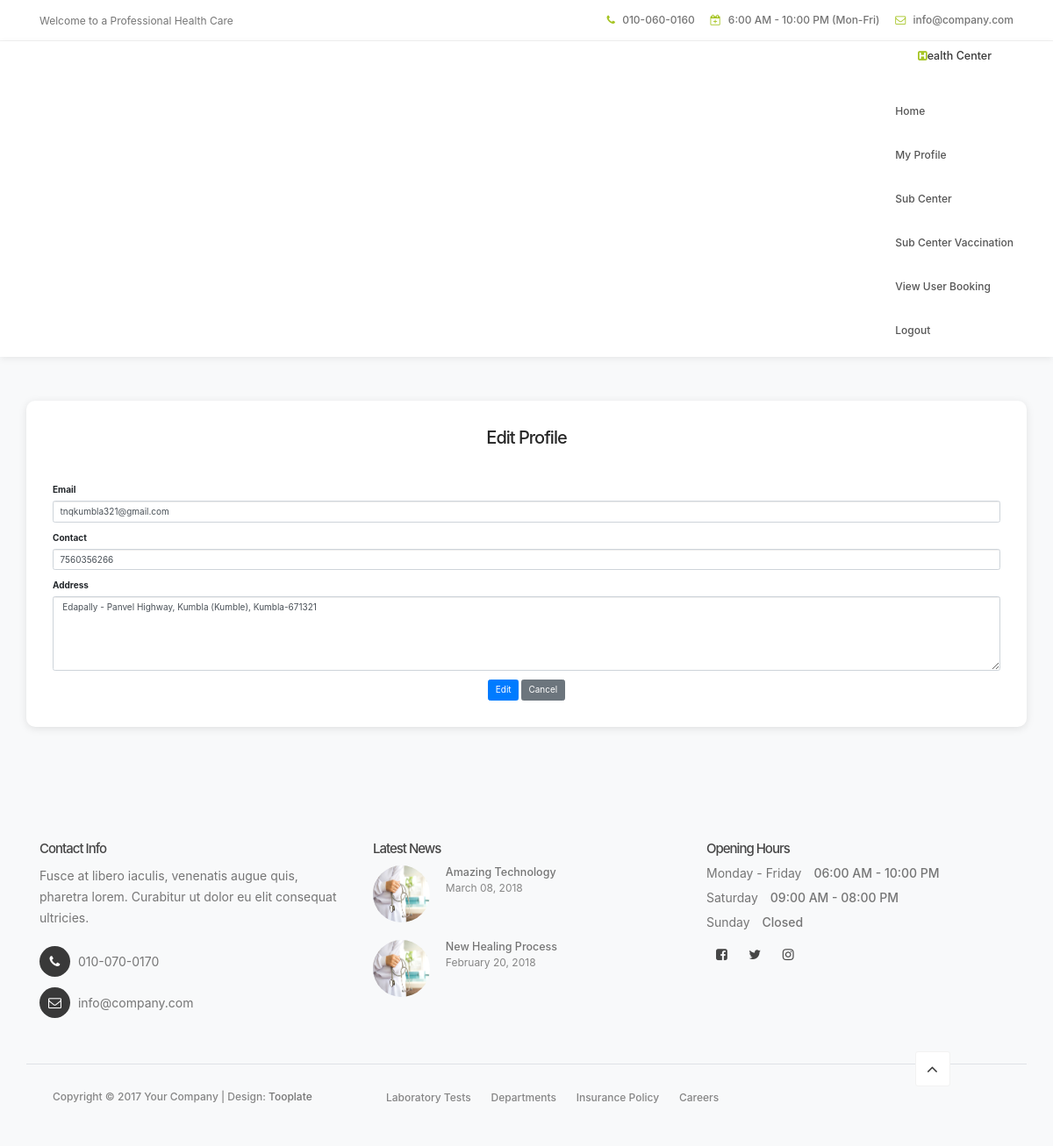
The app's page /project/PHC/Editprofile.php (signed in) with its own data.
### tables this page shows
CREATE TABLE `tbl_phc` (
  `phc_id` int(11) NOT NULL,
  `phc_email` varchar(50) NOT NULL,
  `phc_contact` varchar(50) NOT NULL,
  `phc_password` varchar(50) NOT NULL,
  `phc_address` varchar(100) NOT NULL,
  `phc_photo` varchar(11) NOT NULL,
  `panchayat_id` int(11) NOT NULL
);

### project/PHC/Editprofile.php (the view, shortened to what this page needs)
<?php
include('../Asset/connection/connection.php');
include('Head.php');
$selqry = "SELECT * FROM tbl_phc WHERE phc_id='" . $_SESSION["pid"] . "'";
$result = $con->query($selqry);
$row = $result->fetch_assoc();
?>
<!DOCTYPE html>
<html lang="en">
<head>
    <link rel="stylesheet" href="https://stackpath.bootstrapcdn.com/bootstrap/4.5.2/css/bootstrap.min.css">
</head>
<body>
    <div class="container form-container">
        <h2>Edit Profile</h2>
        <form id="form1" name="form1" method="post" action="">
            <div class="form-group">
                <label for="txtemail">Email</label>
                <input type="email" class="form-control" name="txtemail" id="txtemail" value="<?php echo $row['phc_email']; ?>" required>
            </div>
            <div class="form-group">
                <label for="txtcontact">Contact</label>
                <input type="text" class="form-control" name="txtcontact" id="txtcontact" value="<?php echo $row['phc_contact']; ?>" required>
            </div>
            <div class="form-group">
                <label for="txtaddress">Address</label>
                <textarea class="form-control" name="txtaddress" id="txtaddress" cols="45" rows="5" required><?php echo $row['phc_address']; ?></textarea>
            </div>
            <div class="text-center">
                <input type="submit" name="btnsubmit" id="btnsubmit" class="btn btn-primary" value="Edit">
                <input type="reset" name="txtcancel" id="txtcancel" class="btn btn-secondary" value="Cancel">
            </div>
        </form>
    </div>
</body>
</html>
<?php
include('Foot.php');
?>

### project/Asset/Templates/Main/css/tooplate-style.css (style rules this page uses)
body { background: #ffffff; font-family: 'Poppins', sans-serif; overflow-x: hidden; }
h1,h2,h3,h4,h5,h6 { font-weight: 600; line-height: inherit; }
h1,h2,h3,h4 { letter-spacing: -1px; }
h2 { color: #272727; font-size: 3em; padding-bottom: 10px; }
html { -webkit-font-smoothing: antialiased; }
@media only screen and (max-width: 1200px) { h2 { font-size: 2.5em; } }

### project/PHC/Editprofile.php (style rules this page uses)
body { background-color: #f8f9fa; }
.form-container { margin: 50px auto; background-color: #ffffff; border-radius: 10px; box-shadow: 0 2px 10px rgba(0, 0, 0, 0.1); padding: 30px; }
h2 { margin-bottom: 30px; text-align: center; }

### records on screen
tbl_phc: txtemail "tnqkumbla321@gmail.com", txtcontact "7560356266", txtaddress "Edapally - Panvel Highway, Kumbla (Kumble), Kumbla-671321"
